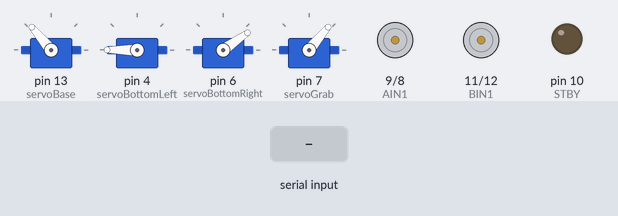
This sketch was run on a simulated Arduino Uno, built with avr-gcc and run on an emulated ATmega328P. On the bench: 4 × servo, motor-driver pin pairs drawn as motors (green arrow = first pin HIGH = forward, orange = second pin HIGH = backward, longer = more drive, scaled by the enable pin, stopped while the standby pin is LOW), output pins drawn as LEDs (lit = HIGH). The test bench sets the inputs (shaded band). What the sketch prints to the serial monitor is not drawn.

Above: at 1.2 s.
1.3 s: "F" received over the second serial link
At 1.7 s:
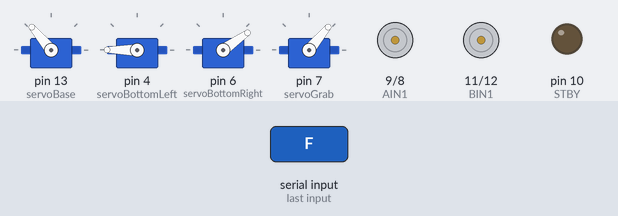
2.8 s: "B" received over the second serial link
At 3.9 s:
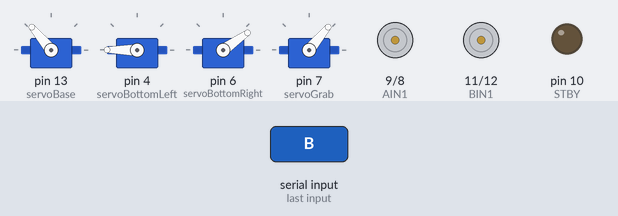
4.3 s: "L" received over the second serial link
At 4.9 s:
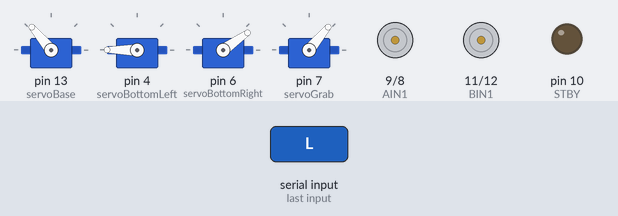
5.8 s: "Z" received over the second serial link
At 7.0 s:
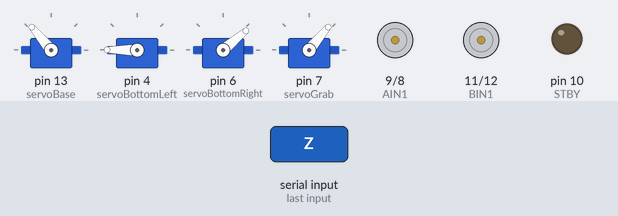
7.3 s: "R" received over the second serial link
At 7.7 s:
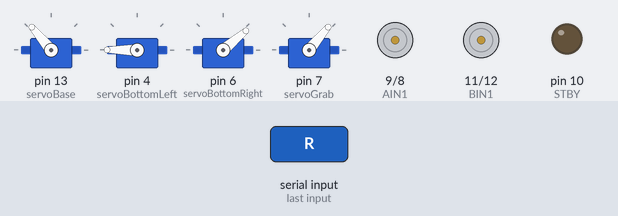
8.8 s: "D" received over the second serial link
At 9.9 s:
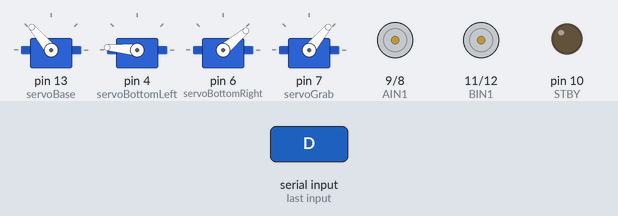
Timing chart, 0 to 11.3 s (numbered marks = the images above; inputs shaded):
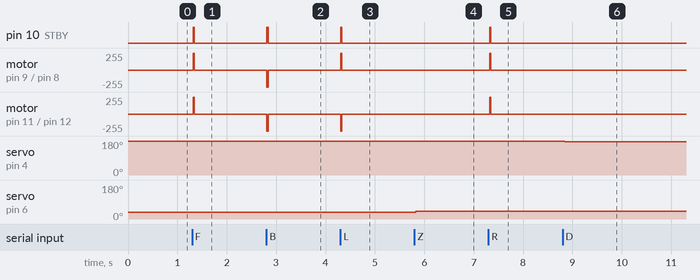

Measured:
- after the input at 1.3 s, pin 10 (STBY): LOW → HIGH at once, → LOW 0.03 s later; motor on pin 9 (AIN1) / pin 8 (AIN2), motor on pin 11 (BIN1) / pin 12 (BIN2): stopped → forward 255/255 at once, → stopped 0.03 s later
- after the input at 2.8 s, pin 10 (STBY): LOW → HIGH at once, → LOW 0.03 s later; motor on pin 9 (AIN1) / pin 8 (AIN2), motor on pin 11 (BIN1) / pin 12 (BIN2): stopped → backward 255/255 at once, → stopped 0.03 s later
- after the input at 4.3 s, pin 10 (STBY): LOW → HIGH at once, → LOW 0.03 s later; motor on pin 9 (AIN1) / pin 8 (AIN2): stopped → forward 255/255 at once, → stopped 0.03 s later; motor on pin 11 (BIN1) / pin 12 (BIN2): stopped → backward 255/255 at once, → stopped 0.03 s later
- after the input at 5.8 s, servo on pin 6 (servoBottomRight): 35° → 40° at once
- after the input at 7.3 s, pin 10 (STBY): LOW → HIGH at once, → LOW 0.03 s later; motor on pin 9 (AIN1) / pin 8 (AIN2), motor on pin 11 (BIN1) / pin 12 (BIN2): stopped → forward 255/255 at once, → stopped 0.03 s later
- after the input at 8.8 s, servo on pin 4 (servoBottomLeft): 180° → 175° at once

The sketch:

motor_driver.ino
```cpp
#include <SoftwareSerial.h>
#include <Servo.h>

SoftwareSerial XBee(2, 3);

Servo servoBase;
Servo servoBottomLeft;
Servo servoBottomRight;
Servo servoGrab;

int SB = 130;
int SG = 50;
int SBL = 180;
int SBR = 35;

int STBY = 10; //standby
int PWMA = 3; //Speed control
int PWMB = 5; //Speed control
int AIN1 = 9; //Direction
int AIN2 = 8; //Direction
int BIN1 = 11; //Direction
int BIN2 = 12; //Direction

void moveTheMotors(char reading);
void moveTheClaw(char reading);

void setup(){
  pinMode(STBY, OUTPUT);
  pinMode(PWMA, OUTPUT);
  pinMode(AIN1, OUTPUT);
  pinMode(AIN2, OUTPUT);
  pinMode(PWMB, OUTPUT);
  pinMode(BIN1, OUTPUT);
  pinMode(BIN2, OUTPUT);

  Serial.begin(9600);
  XBee.begin(9600);

  servoBase.attach(13);
  servoBottomLeft.attach(4);
  servoBottomRight.attach(6);
  servoGrab.attach(7);
}

void move(int motor, int speed, int direction){
  digitalWrite(STBY, HIGH); //disable standby
  boolean inPin1 = LOW;
  boolean inPin2 = HIGH;

  if(direction == 1){
    inPin1 = HIGH;
    inPin2 = LOW;
  }

  if(motor == 1){
    digitalWrite(AIN1, inPin1);
    digitalWrite(AIN2, inPin2);
    analogWrite(PWMA, speed);
  }
  else{
    digitalWrite(BIN1, inPin1);
    digitalWrite(BIN2, inPin2);
    analogWrite(PWMB, speed);
  }
}

void stop(){
  digitalWrite(STBY, LOW);
}

void loop(){
  servoGrab.write(SG);
  servoBase.write(SB);
  servoBottomLeft.write(SBL);
  servoBottomRight.write(SBR);

  char reading = XBee.read();
  Serial.println(reading);

  if (reading == 'F' || reading == 'B' || reading == 'L' ||reading == 'R') {
    moveTheMotors(reading);
  }
  else if (reading == 'Z'|| reading == 'Y' || reading == 'U' ||reading == 'D' || reading == 'O' || reading == 'C' ||reading == 'J' || reading == 'K'){
    moveTheClaw(reading);
  }
  else{
    stop();
  }

delay(25);
}

void moveTheMotors (char reading){
  if(reading == 'F'){
    move(1, 255, 1);
    move(2, 255, 1);
  }
  else if (reading=='R'){
    move(2, 255, 1);
  }
  else if (reading == 'L'){
    move(1, 255, 1);
  }
  else if(reading =='B'){
    move(1, 255, 0);
    move(2, 255, 0);
  }
}

void moveTheClaw (char reading){
  if (reading == 'Z' && SBR <= 180){
    SBR += 5;
  }
  else if (reading == 'Y' && SBR >= 35){
    SBR -= 5;
  }
  else if (reading == 'U' && SBL <= 180){
    SBL += 5;
  }
  else if (reading == 'D' && SBL >= 100){
    SBL -= 5;
  }
  else if (reading == 'O' && SG <= 180){
    SG += 5;
  }
  else if (reading == 'C' && SG >= 50){
    SG -= 5;
  }
  else if (reading == 'K' && SB >= 50){
    SB -= 5;
  }
  else if (reading == 'J' && SB <= 180) {
    SB += 5;
  }
}
```
